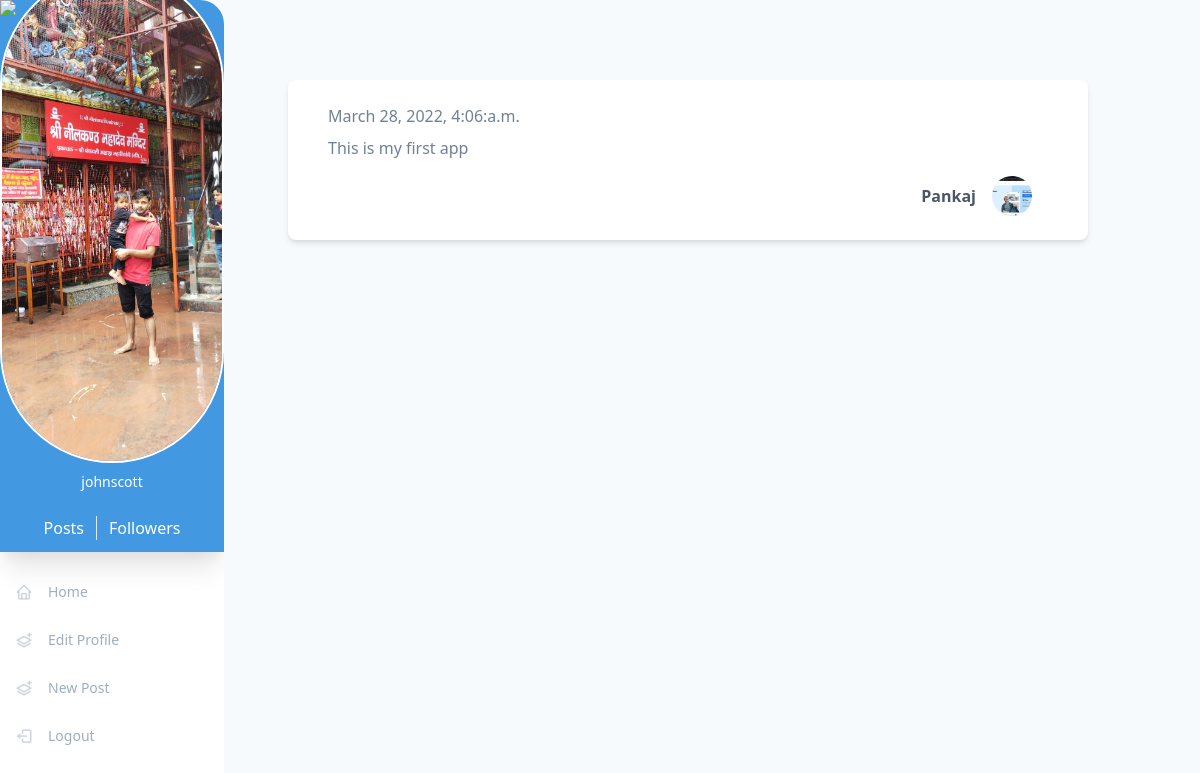
/1/ (signed in), run on the app's committed database.
### feed/models.py (models this page shows, shortened)
class Post(models.Model):
    text = models.CharField(max_length=240)
    date = models.DateTimeField(auto_now=True)
    author = models.ForeignKey(
        User,
        on_delete=models.CASCADE,
    )

### feed/views.py (the view)
# urls.py: path("<int:pk>/",views.PostDetailView.as_view(),name='detail'),
class PostDetailView(DetailView):
    http_method_names = ["get"]
    template_name = "feed/detail.html"
    model = Post
    context_object_name = "post"

### template/feed/detail.html (shortened to what this page needs)
{% extends 'base.html' %}
{% block content %}
    {% include 'include/post.html' with post=post %}
{% endblock %}

### template/base.html (shortened to what this page needs)
{% load static%}
{% load thumbnail %}
<!DOCTYPE html>
<html lang="en">
<head>
    <link href="https://unpkg.com/tailwindcss@^1.0/dist/tailwind.min.css" rel="stylesheet">
    <link rel="stylesheet" href="https://unpkg.com/boxicons@2.0.7/css/boxicons.min.css" />
</head>
<body>
<div class="min-h-screen flex flex-row bg-gray-100">
  <div class="flex flex-col w-56 bg-white rounded-r-3xl overflow-hidden">
    {% if not request.user.is_authenticated %}
    <div class="flex items-center justify-center h-20 shadow-md">
      <h1 class="text-3xl uppercase text-indigo-500">TIL</h1>
    </div>
    {% else %}
    <div class="overflow-hidden shadow-xl max-w-xs bg-blue-500">
    <div class="flex justify-center -mt-8">
        {% thumbnail user.profile.image "100x100" crop="center" as im %}
          <img src="{{ im.url }}" class="rounded-full border-solid border-white border-2 -mt-3">
        {% endthumbnail %}
    </div>
    <div class="text-center px-3 pb-6 pt-2">
        <h3 class="text-white text-sm bold font-sans">{{user.username}}</h3>
    </div>
      <div class="flex justify-center pb-3 text-white">
      <div class="text-center mr-3 border-r pr-3">
        <span>Posts</span>
      </div>
      <div class="text-center">
        <span>Followers</span>
      </div>
      </div>
  </div>
  {% endif %}
    <ul class="flex flex-col py-4">
      <li>
        <a href="/" class="flex flex-row items-center h-12 transform hover:translate-x-2 transition-transform ease-in duration-200 text-gray-500 hover:text-gray-800">
          <span class="inline-flex items-center justify-center h-12 w-12 text-lg text-gray-400"><i class="bx bx-home"></i></span>
          <span class="text-sm font-medium">Home</span>
        </a>
      </li>
      {% if request.user.is_authenticated %}
      <li>
        <a href="{% url 'profiles:editprofile' request.user.username %}" class="flex flex-row items-center h-12 transform hover:translate-x-2 transition-transform ease-in duration-200 text-gray-500 hover:text-gray-800 ">
          <span class="inline-flex items-center justify-center h-12 w-12 text-lg text-gray-400"><i class="bx bx-layer-plus"></i></span>
          <span class="text-sm font-medium">Edit Profile</span>
        </a>
      </li>
      <li>
        <a href="{% url 'feed:new_post' %}" class="flex flex-row items-center h-12 transform hover:translate-x-2 transition-transform ease-in duration-200 text-gray-500 hover:text-gray-800 js-toggle-modal">
          <span class="inline-flex items-center justify-center h-12 w-12 text-lg text-gray-400"><i class="bx bx-layer-plus"></i></span>
          <span class="text-sm font-medium">New Post</span>
        </a>
      </li>
      <li>
        <a href="{% url 'account_logout' %}" class="flex flex-row items-center h-12 transform hover:translate-x-2 transition-transform ease-in duration-200 text-gray-500 hover:text-gray-800">
          <span class="inline-flex items-center justify-center h-12 w-12 text-lg text-gray-400"><i class="bx bx-log-out"></i></span>
          <span class="text-sm font-medium">Logout</span>
        </a>
      </li>
      {% endif %}
    </ul>
  </div>
  <div class="p-16">
    {% block body %}
        {% block content %}
        {% endblock %}
    {% endblock %}
  </div>
</div>
</body>
</html>

### template/include/post.html
{% load thumbnail %}
<div class="max-w-4xl px-10 my-4 py-6 bg-white rounded-lg shadow-md" style="width: 50rem">
    <div class="flex justify-between items-center">
        <span class="font-light text-gray-600">{{post.date|date:"F j, Y, g:i:a" }}</span>
    </div>
    <div class="mt-2">
        <p class="mt-2 text-gray-600">{{post.text}}</p>
    </div>
    <div class="flex justify-between items-center mt-4">
        {% if show_detail_link %}
            <a class="text-blue-600 hover:underline" href="{% url 'feed:detail' post.id %}">Read more</a>
        {% else %}
            <span>&nbsp;</span>
        {% endif %}
        <div>
            <a class="flex items-center" href="{% url 'profiles:detail' post.author.username %}">
                <h1 class="text-gray-700 font-bold">{{post.author.username}}</h1>
                {% thumbnail post.author.profile.image "373x373" crop="center" as im %}
                    <img src="{{ im.url }}" class="mx-4 w-10 h-10 object-cover rounded-full hidden sm:block">
                {% endthumbnail %}
            </a>
        </div>
    </div>
</div>

### data on the page
Post: date "March 28, 2022, 4:06:a.m.", text "This is my first app", author.username "Pankaj"

### other printed values
{{ user.username }} "johnscott"
